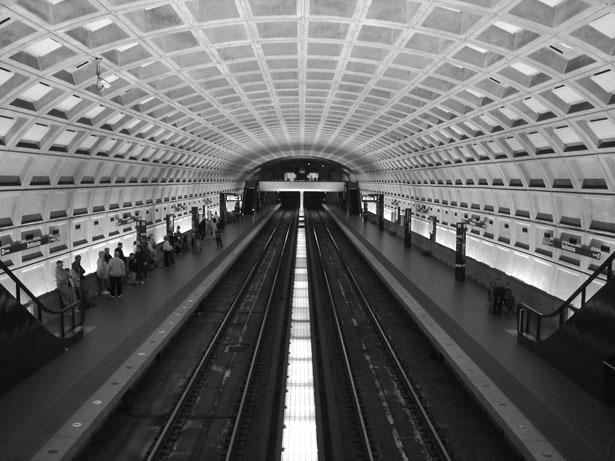
#> input picture MATPLOTLIBexcercises/dc_metro.JPG, 615 x 461 px, found by its file name
$ python 'plot excercise lesson 5.py'
#> lines starting #> are read from the running program, lines starting #| are printed output that depends on the picture
import numpy as np
import matplotlib.pyplot as plt

plt.close('all')
x = np.linspace(0, 2 * np.pi, 101)
s = np.sin(x)
c = np.cos(x)

img = plt.imread('D:\Python\MATPLOTLIBexcercises\dc_metro.JPG')
#> img is the input picture: shape (461, 615); min 0, max 255, mean 105.8
# creating the size og the layout to 2x2, 3 slots occupied
fig, axes = plt.subplots(2,2)    # nrows=2, ncols=2

# 1st
#---------------------------------
axes[0,0].plot(x, s, 'b-')
axes[0,0].plot(x, c, 'r+' )
axes[0,1].axis('tight')    # the extents fit the plot exactly TODO
# האפס לא מתחיל מהקצה.... למה?


#  2nd
#----------------------------------
axes[0,1].plot(x, s, 'b-')
axes[0,1].grid(which='major')
axes[0,1].set_xlabel('radians')
axes[0,1].set_ylabel('amplitude')
axes[0,1].set_title('sin(x)')
axes[0,1].axis('tight')

#  3rd image show!!! imshow
#----------------------------------
axes[1,0].imshow(img)
plt.tight_layout()    #מסדר מרווחים בין הגרפים ומונע דריסה של שמות הצירים
plt.show()
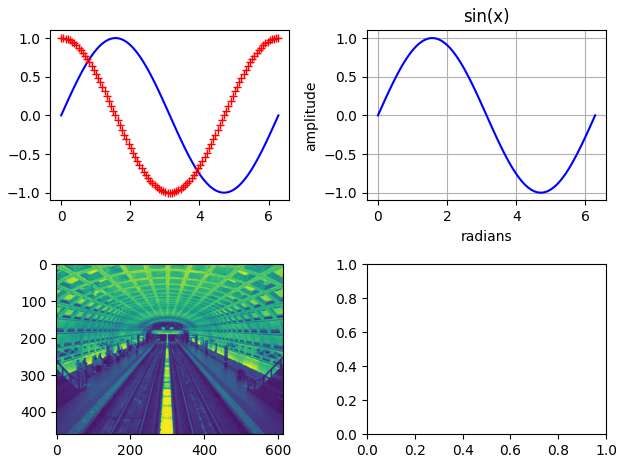
#> figure drawn by matplotlib, 3 panels; panel 1: curve peaks at x = 1.57, y = 1; panel 1: curve peaks at x = 0, y = 1; panel 2: curve peaks at x = 1.57, y = 1

# Save the plot to a file
fig.savefig('D:\Python\MATPLOTLIBexcercises\excercise results.png')


#       שיטה נוספת
# Same as before:
x = np.linspace(0, 2 * np.pi, 101)
s = np.sin(x)
c = np.cos(x)

img = plt.imread('D:\Python\MATPLOTLIBexcercises\dc_metro.JPG')

# The changes:
plt.subplot(2, 2, 1)        # 2 row, 2 columns=graphs, graph 1 is active
plt.plot(x, s, 'b-', x, c, 'r+')

#plt.xlim(0, 6)
plt.axis('tight')
# 2 row, 2 columns=graphs, graph 2 is active
plt.subplot(2, 2, 2)
plt.plot(x, s, "b-")
plt.xlabel('radians')
plt.ylabel('amplitude')
plt.title('sin(x)')
plt.grid()
plt.xlim(0, 6)
# 2 row, 2 columns=graphs, graph 3 is active
plt.subplot(2, 2, 3)
plt.imshow(img, extent=[-10, 10, -10, 10])


plt.tight_layout()
plt.show()
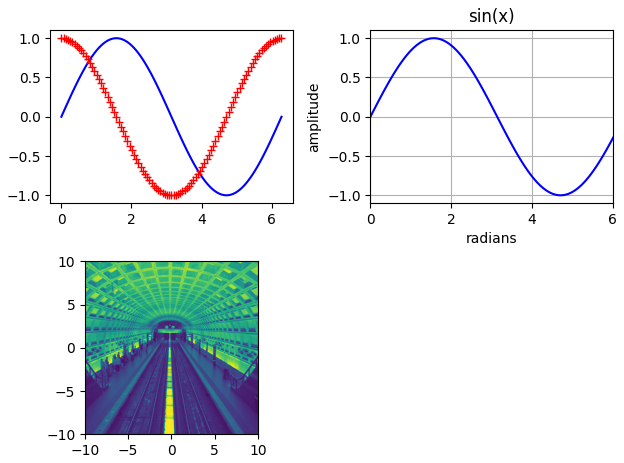
#> figure drawn by matplotlib, 3 panels; panel 1: curve peaks at x = 1.57, y = 1; panel 1: curve peaks at x = 0, y = 1; panel 2: curve peaks at x = 1.57, y = 1

# Save the plot to a file
fig.savefig('D:\Python\MATPLOTLIBexcercises\excercise results.png')
